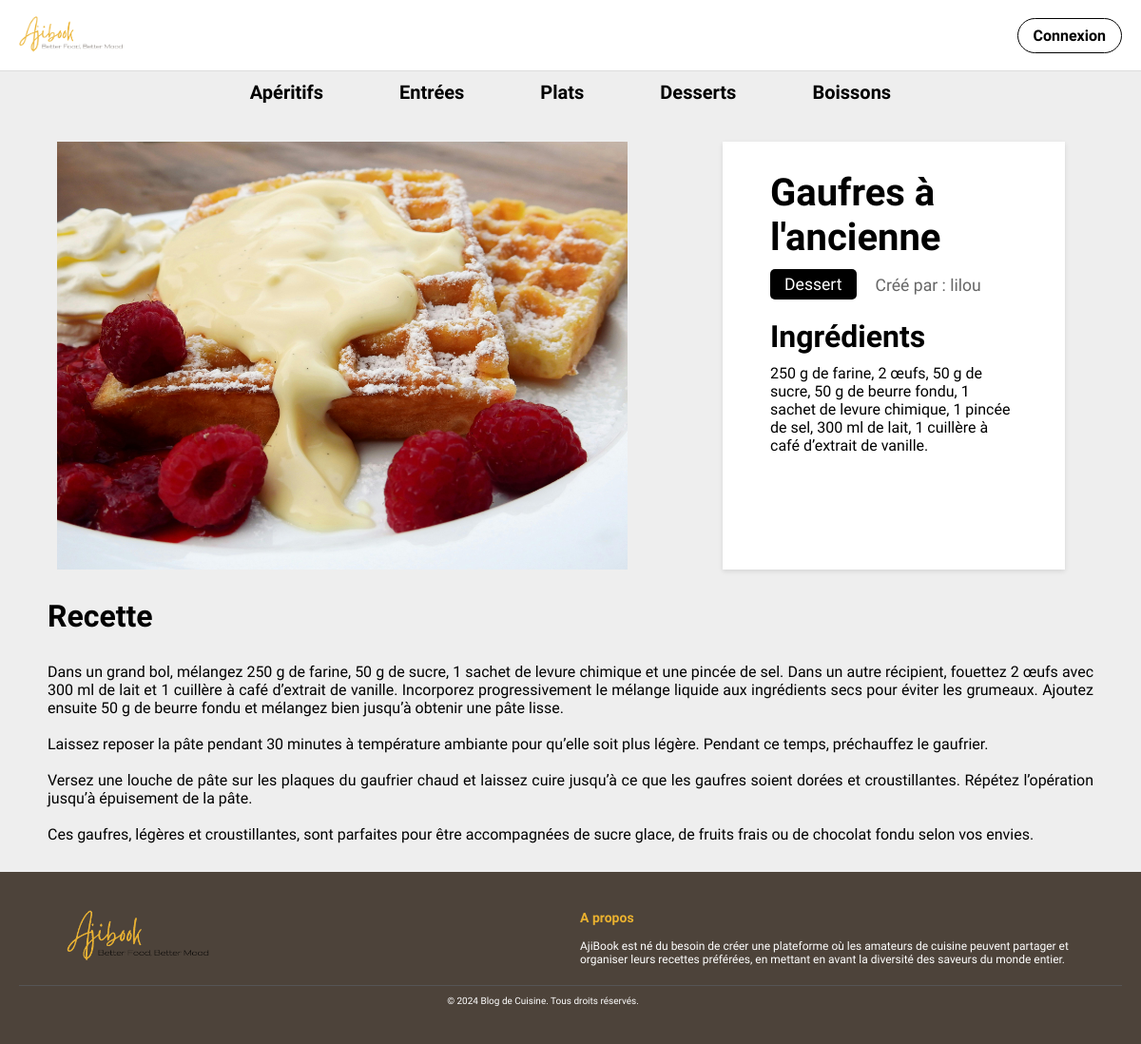
Page /recipe.php?id=58 on the committed database.
### tables this page shows
CREATE TABLE "recipes" (
	"id"	INTEGER NOT NULL,
	"title"	TEXT NOT NULL,
	"ingredients"	TEXT NOT NULL,
	"instructions"	TEXT NOT NULL,
	"category"	TEXT NOT NULL,
	"created_at"	INTEGER NOT NULL DEFAULT CURRENT_TIMESTAMP,
	"users_id"	INTEGER NOT NULL,
	"image_url"	BLOB NOT NULL,
	PRIMARY KEY("id" AUTOINCREMENT),
	FOREIGN KEY("users_id") REFERENCES "users"("id")
);

CREATE TABLE "users" (
	"id"	INTEGER NOT NULL,
	"username"	TEXT NOT NULL UNIQUE,
	"email"	TEXT NOT NULL UNIQUE,
	"password"	TEXT NOT NULL,
	"created_at"	INTEGER NOT NULL DEFAULT CURRENT_TIMESTAMP,
	PRIMARY KEY("id" AUTOINCREMENT)
);

### ch/comem/DB.php (called while the page is built, shortened)
<?php
class DB
{
    private PDO $db;
    function __construct()
    {
        $config = parse_ini_file('./config/config.ini', true);
        $dsn = $config['dsn'];
        $username = '';
        $password = '';
        $this->db = new \PDO($dsn, $username, $password);
    }
    function getDB(): PDO
    {
        return $this->db;
    }
}

### ch/comem/controllers/RecipesController.php (called while the page is built, shortened)
<?php
class RecipesController
{
    private PDO $db;
    public function __construct(DB $db)
    {
        $this->db = $db->getDB();
    }
    public function getById($id): ?Recipe
    {
        $statement = $this->db->prepare("SELECT * FROM recipes WHERE id = :id");
        $statement->execute(['id' => $id]);
        $result = $statement->fetch();
        return new Recipe(
            $result['id'],
            $result['title'],
            $result['ingredients'],
            $result['instructions'],
            $result['category'],
            $result['created_at'],
            $result['image_url'],
            $result['users_id']
        );
    }
}

### ch/comem/models/Recipe.php (called while the page is built, shortened)
<?php
class Recipe
{
    private $title;
    private $ingredients;
    private $instructions;
    private $category;
    private $imageUrl;
    private $usersId;
    private static $categoryTranslations = array(
        "appetizer" => "Apéritif",
        "starter" => "Entrée",
        "main-course" => "Plat principal",
        "drink" => "Boisson",
        "desert" => "Dessert"
    );
    public function __construct($id, $title, $ingredients, $instructions, $category, $createdAt, $imageUrl, $usersId)
    {
        $this->title = $title;
        $this->ingredients = $ingredients;
        $this->instructions = $instructions;
        $this->category = $category;
        $this->imageUrl = $imageUrl;
        $this->usersId = $usersId;
    }
    public function getTitle()
    {
        return $this->title;
    }
    public function getIngredients()
    {
        return $this->ingredients;
    }
    public function getInstructions()
    {
        return $this->instructions;
    }
    public function getTranslatedCategory()
    {
        return Recipe::$categoryTranslations[$this->category];
    }
    public function getImageUrl()
    {
        return $this->imageUrl;
    }
    public function getUsersId()
    {
        return $this->usersId;
    }
}

### ch/comem/controllers/UsersController.php (called while the page is built, shortened)
<?php
class UsersController
{
    private PDO $db;
    public function __construct(DB $db)
    {
        $this->db = $db->getDB();
    }
    public function getById($id): ?User
    {
        $statement = $this->db->prepare('SELECT * FROM users WHERE id = :id');
        $statement->execute(['id' => $id]);
        $result = $statement->fetch();
        return new User(
            $result['id'],
            $result['username'],
            $result['email'],
            $result['password']
        );
    }
}

### ch/comem/models/User.php (called while the page is built, shortened)
<?php
class User
{
    private $username;
    public function __construct($id, $username, $email, $password)
    {
        $this->username = $username;
    }
    public function getUsername()
    {
        return $this->username;
    }
}

### recipe.php (the view, shortened to what this page needs)
<?php
$db = new DB();
$id = $_GET['id'];
$recipesController = new RecipesController($db);
$usersController = new UsersController($db);
$recipe = $recipesController->getById($id);
$user = $usersController->getById($recipe->getUsersId());
?>
<!DOCTYPE html>
<html lang="fr">
<head>
    <link rel="stylesheet" href="./assets/styles.css" />
</head>
<body>
    <div class="main-container">
        <?php include('./includes/header.php'); ?>
        <main class="main">
            <div id="main-container">
                <div id="image-container">
                    <img
                        src="<?= $recipe->getImageUrl() ?>"
                        alt="<?= $recipe->getTitle() ?>" />
                </div>
                <div id="recipe-content">
                    <div class="title-bar">
                        <h1><?= $recipe->getTitle() ?></h1>
                    </div>
                    <div id="tags">
                        <span id="category"><?= $recipe->getTranslatedCategory() ?></span>
                        <span id="author">Créé par : <?= $user->getUsername() ?></span>
                    </div>
                    <div id="ingredients">
                        <h2>Ingrédients</h2>
                        <p>
                            <?= $recipe->getIngredients() ?>
                        </p>
                    </div>
                </div>
            </div>
            <div id="recipe-details">
                <h2>Recette</h2>
                <p>
                <?= nl2br($recipe->getInstructions()) ?>
                </p>
            </div>
        </main>
        <?php include('./includes/footer.php'); ?>
    </div>
</body>
</html>

### assets/styles.css (style rules this page uses)
body { font-family: 'Gruppo', sans-serif; margin: 0; padding: 0; }
.main-container { display: flex; flex-flow: column; min-height: 100vh; }
.main { flex: 1 0 100%; }
* { margin: 0; padding: 0; box-sizing: border-box; font-family: 'Gruppo'; }
body { background: #ecececdb; }

### recipe.php (style rules this page uses)
#main-container { display: flex; margin: 30px; }
#image-container { display: flex; flex: 1; }
#image-container img { object-fit: cover; max-width: 600px; display: block; margin-left: 30px; }
.title-bar { display: flex; align-items: center; justify-content: space-between; }
#tags { display: flex; }
#tags #category { margin-right: 20px; color: white; background-color: black; padding-top: 6px; padding-bottom: 6px; padding-left: 15px; padding-right: 15px; border-radius: 5px; }
#tags #author { margin-top: 7px; }
#recipe-content { flex: 1; background: #fff; margin-left: 100px; padding-top: 20px; padding-left: 50px; padding-right: 50px; margin-right: 50px; padding-bottom: 50px; box-shadow: 0 2px 5px rgba(0, 0, 0, 0.1); }
#recipe-content h1 { padding-top: 10px; font-size: 2.5em; margin-bottom: 10px; }
#category, #author { display: block; font-size: 1.1em; color: #666; margin-bottom: 20px; }
#recipe-details { margin-left: 50px; margin-right: 50px; }
#ingredients h2, #recipe-details h2 { font-size: 2em; font-weight: 550; margin-bottom: 10px; color: #000; }
#recipe-details p { text-align: justify; margin: 30px 0; }

### rows in the picture
recipes: image_url (picture), title "Gaufres à l'ancienne", category "Dessert", ingredients "250 g de farine, 2 œufs, 50 g de sucre, 50 g de beurre fondu, 1 sachet de levure chimique, 1 pincée de sel, 300 ml de lait, 1 cuillère à café d’extrait de vanille.", instructions "Dans un grand bol, mélangez 250 g de farine, 50 g de sucre, 1 sachet de levure chimique et une pincée de sel. Dans un autre récipient, fouettez 2 œufs avec 300 ml de lait et 1 cuillère à café d’extrait de vanille. Incorporez progressivement le mélange liquide aux ingrédients secs pour éviter les grumeaux. Ajoutez ensuite 50 g de beurre fondu et mélangez bien jusqu’à obtenir une pâte lisse. Laissez reposer la pâte pendant 30 minutes à température ambiante pour qu’elle soit plus légère. Pendant ce temps, préchauffez le gaufrier. Versez une louche de pâte sur les plaques du gaufrier chaud et laissez cuire jusqu’à ce que les gaufres soient dorées et croustillantes. Répétez l’opération jusqu’à…"
users: username "lilou"
